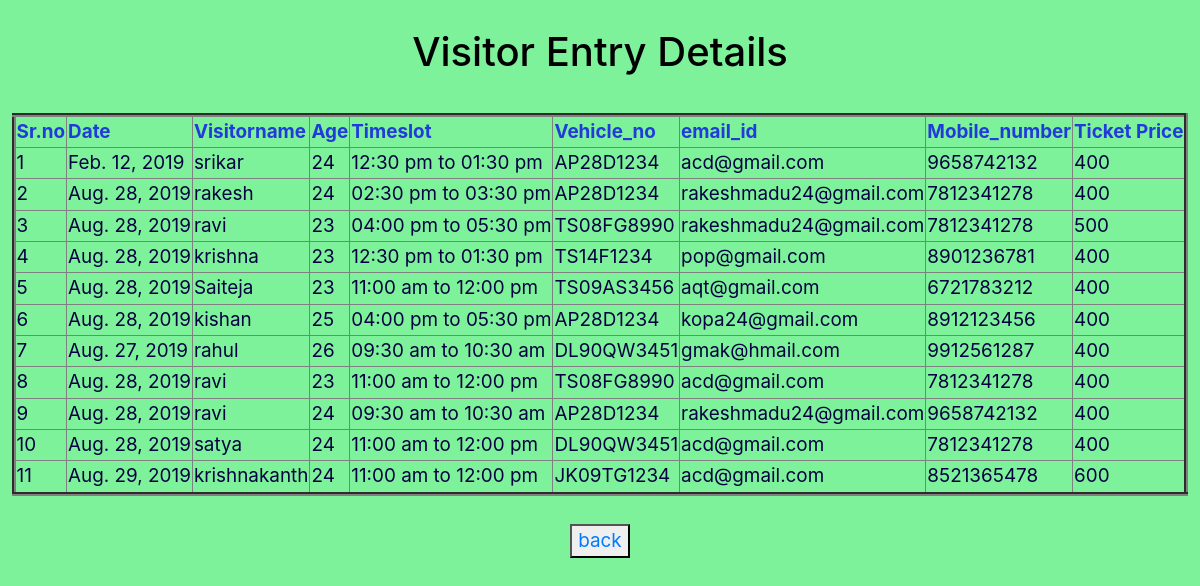
The page /blist on the database as committed earlier.
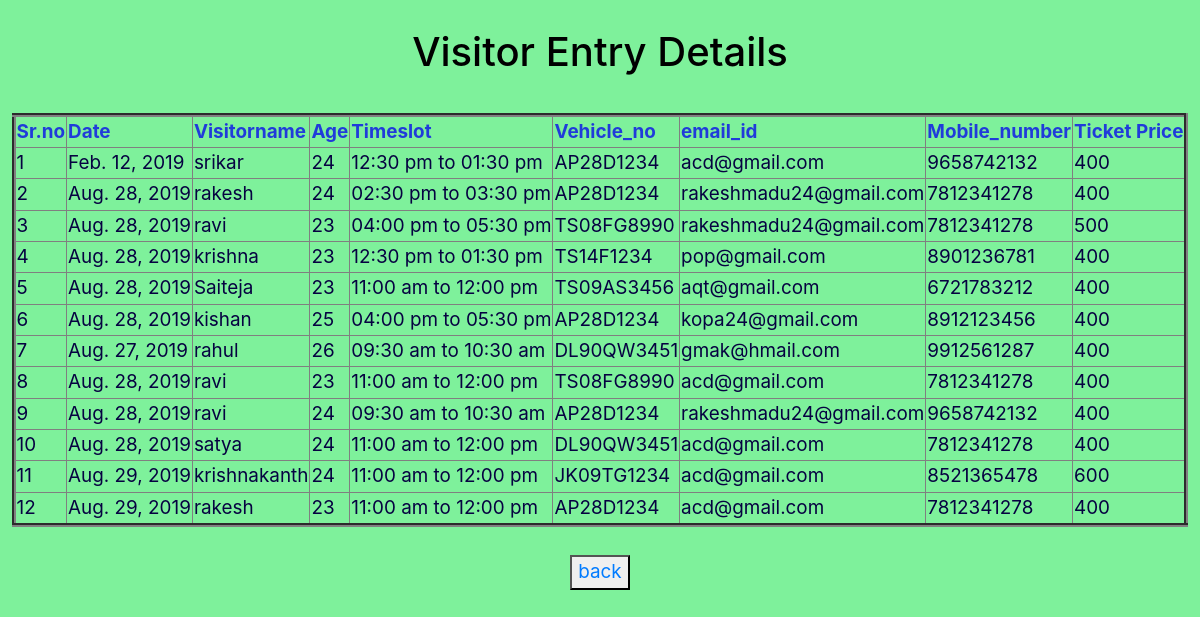
The same page on the database as committed later.
### zooapp/models.py (models this page shows, shortened)
class Booking(models.Model):
    Type = (
        ('male','male'),
        ('female','female'),
        ('other','other')
    )
    TIMING= (
        ('09:30 am to 10:30 am','09:30 am to 10:30 am'),
        ('11:00 am to 12:00 pm','11:00 am to 12:00 pm'),
        ('12:30 pm to 01:30 pm','12:30 pm to 01:30 pm'),
        ('02:30 pm to 03:30 pm','02:30 pm to 03:30 pm'),
        ('04:00 pm to 05:30 pm','04:00 pm to 05:30 pm'),
    )
    Date = models.DateField(help_text='mm/dd/yyyy')
    Vistorname = models.CharField(max_length =50)
    age = models.CharField(max_length =50)
    gender = models.CharField(max_length=30,choices=Type)
    TimeSlot = models.CharField(max_length = 50,choices = TIMING)
    Vehicle_No = models.CharField(max_length = 50)
    email = models.EmailField()
    phone_no = models.CharField(max_length=50)
    ticketprice = models.IntegerField()

### zooapp/views.py (the view)
# urls.py: path('blist',views.booklist),
def booklist(request):
    tick = Booking.objects.all()
    return render(request,"blist.html",{'form':tick})

### zooapp/templates/blist.html (shortened to what this page needs)
<!DOCTYPE html>
<html lang="en">
<head>
</head>
<link rel="stylesheet" href="https://stackpath.bootstrapcdn.com/bootstrap/4.1.3/css/bootstrap.min.css">
<body style="background-color:rgba(25, 230, 76, 0.555);"></body>
<body>
    <center>
        <br>
        <h1>Visitor Entry Details</h1>
        <br>
        <table border=4>
            <tr>
                <th>Sr.no</th>
                <th>Date</th>
                <th>Visitorname</th>
                <th>Age</th>
                <th>Timeslot</th>
                <th>Vehicle_no</th>
                <th>email_id</th>
                <th>Mobile_number</th>
                <th>Ticket Price</th>
            </tr>
            {% for emp in form %}
            <tr>
                <td>{{ forloop.counter }}</td>
                <td>{{emp.Date}}</td>
                <td>{{emp.Vistorname}}</td>
                <td>{{emp.age}}</td>
                <td>{{emp.TimeSlot}}</td>
                <td>{{emp.Vehicle_No}}</td>
                <td>{{emp.email}}</td>
                <td>{{emp.phone_no}}</td>
                <td>{{emp.ticketprice}}</td>
            </tr>
            {% endfor %}
        </table>
        <br>
        <button><a href="logout">back</a></button>
    </center>
</body>
</html>

Rows that differ between the two databases and show on the page:
added Booking: Date "Aug. 29, 2019", Vistorname "rakesh", age "23", TimeSlot "11:00 am to 12:00 pm", Vehicle_No "AP28D1234", email "acd@gmail.com", phone_no "7812341278", ticketprice "400"
